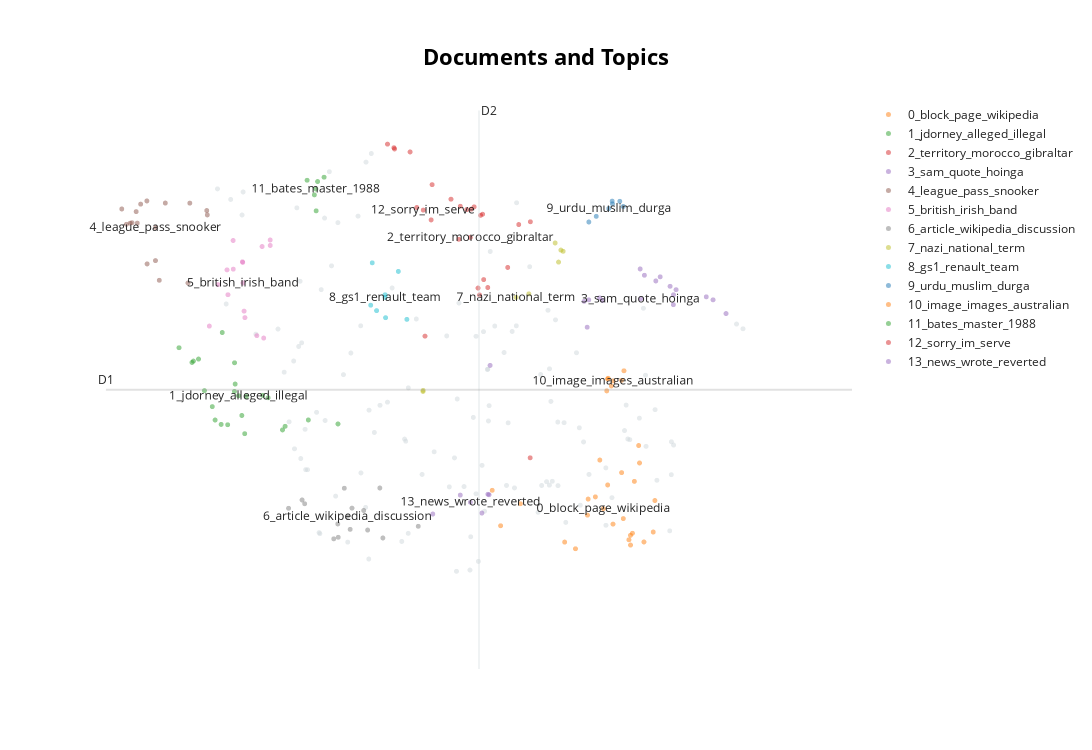

Here is the notebook cell this chart was saved with:
### Code cell
# Run the visualization with the original embeddings
topic_model.visualize_documents(docs, embeddings=embeddings)

# Reduce dimensionality of embeddings, this step is optional but much faster to perform iteratively:
reduced_embeddings = UMAP(n_neighbors=10, n_components=2, min_dist=0.0, metric='cosine').fit_transform(embeddings)
topic_model.visualize_documents(docs, reduced_embeddings=reduced_embeddings)
